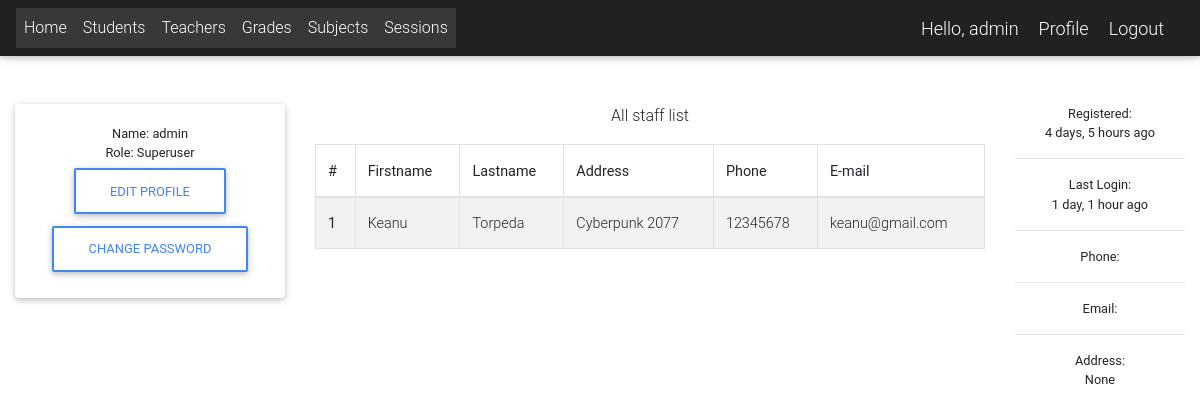
/profile/ (signed in), run on an earlier commit of the app's database.
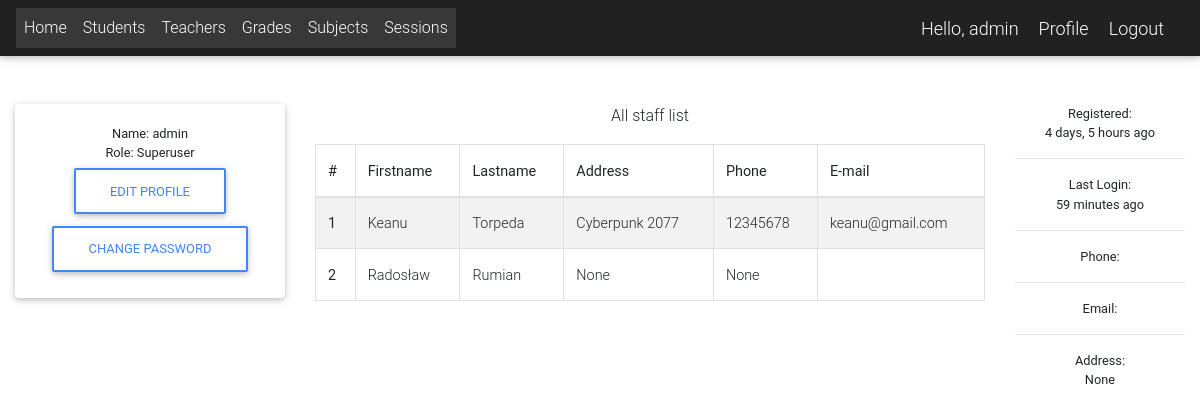
And on a later commit of the database.
### app/models.py (models this page shows, shortened)
class User(AbstractUser):
    is_student = models.BooleanField(default=False)
    is_teacher = models.BooleanField(default=False)
    is_director = models.BooleanField(default=False)
    phone = models.CharField(max_length=60, blank=True, null=True)
    address = models.CharField(max_length=60, blank=True, null=True)
    email = models.EmailField(blank=True, null=True)
    username_validator = ASCIIUsernameValidator()
    def get_full_name(self):
        full_name = self.username
        if self.first_name and self.last_name:
            full_name = self.last_name + " " + self.first_name
        return full_name

### app/decorators.py (the view)
    def wrapped_func(request, *args, **kwargs):
        request = is_logged_in(request)
        resp = func(request, *args, **kwargs)
        return resp

### app/utils.py (called while the page is built)
def is_logged_in(request):
    if request.user.is_authenticated:
        return request
    raise PermissionDenied

### app/views.py (called while the page is built)
@login_required
def profile(request):
    person = Adapter(request.user)
    return render(request, 'profile/profile2.html', {'person': person})

    def subjects(self):
        if self.__person.is_teacher:
            return Subject.objects.filter(teacher=self.__person.teacher)
        elif self.__person.is_student:
            return Subject.objects.filter(branch=self.__person.student.students_class).filter(
                year=self.__person.student.year)
        else:
            return User.objects.filter(is_teacher=True)

    def full_name(self):
        full_name = self.__person.username
        if self.__person.first_name and self.__person.last_name:
            full_name = self.__person.first_name + " " + self.__person.last_name
        return full_name

    def is_from_school(self):
        return self.__person.is_teacher or self.__person.is_student

### templates/profile/profile2.html (shortened to what this page needs)
{% extends 'Links.html' %}
{% load static %}
{% load humanize %}
{% block content %}
    <div class="container-fluid mt-5">
        <div class="row">
            <div class="col-md-3">
                <div class="card">
                    {% if user.is_superuser %}
                        <div class="card-body card-body-cascade text-center">
                            <small>Name: {{ person.full_name }}</small><br>
                            <small>Role: Superuser</small><br>
                            <a href="{% url 'edit_profile' %}" type="button" class="btn btn-outline-primary">Edit
                                profile</a>
                            <a href="{% url 'change_password' %}" type="button" class="btn btn-outline-primary">Change
                                password</a>
                        </div>
                    {% endif %}
                </div>
            </div>
            {% if user.is_superuser %}
                <div class="col-md-7 text-center">
                    <p>All staff list</p>
                    <div class="table-wrapper-scroll-y">
                        <table class="table table-bordered table-striped">
                            <thead>
                            <tr>
                                <th scope="col">#</th>
                                <th scope="col">Firstname</th>
                                <th scope="col">Lastname</th>
                                <th scope="col">Address</th>
                                <th scope="col">Phone</th>
                                <th scope="col">E-mail</th>
                            </tr>
                            </thead>
                            <tbody>
                            {% for staff in person.subjects %}
                                <tr>
                                    <th scope="row">{{ forloop.counter }}</th>
                                    <td>{{ staff.first_name }}</td>
                                    <td>{{ staff.last_name }}</td>
                                    <td>{{ staff.address }}</td>
                                    <td>{{ staff.phone }}</td>
                                    <td>{{ staff.email }}</td>
                                </tr>
                            {% endfor %}
                            </tbody>
                        </table>
                    </div>
                </div>
            {% endif %}
            <div class="col-md-2 text-center">
                <small> Registered:<br>
                    {{ user.date_joined|naturaltime }}
                </small>
                <hr/>
                <small> Last Login:<br>
                    {% if user.last_login == None %}
                        Never
                    {% else %}
                        {{ user.last_login|naturaltime }}
                    {% endif %}
                </small>
                <hr/>
                <small> Phone:<br>
                </small>
                <hr/>
                <small> Email:<br>
                </small>
                <hr/>
                <small> Address:<br>
                    {{ user.address }}
                </small>
            </div>
        </div>
    </div>
{% endblock %}

### templates/navbar.html (shortened to what this page needs)
{% load static %}
<nav class="navbar navbar-expand-lg navbar-dark bg-dark">
    <div class="collapse navbar-collapse" id="navbarNav">
        {% if request.user.is_authenticated %}
            <ul class="navbar-nav">
                <li class="nav-item active">
                    <a class="nav-link" href="{% url 'home' %}">Home</a>
                </li>
                <li class="nav-item active">
                    <a class="nav-link" href="{% url 'student_list' %}">Students</a>
                </li>
                <li class="nav-item active">
                    <a class="nav-link" href="{% url 'teacher_list' %}">Teachers</a>
                </li>
                <li class="nav-item active">
                    <a class="nav-link" href="{% url 'grades_list' %}">Grades</a>
                </li>
                <li class="nav-item active">
                    <a class="nav-link" href="{% url 'subject_list' %}">Subjects</a>
                    {% if  request.user.is_superuser or request.user.is_director %}
                        </li>
                        <li class="nav-item active">
                        <a class="nav-link" href="{% url 'session_list' %}">Sessions</a>
                    {% endif %}
            </ul>
            </div>
            <span class="greet">Hello, {{ request.user.get_full_name }}</span>
            <span><a class="greet" href="{% url 'profile' %}">Profile</a></span>
            <span><a class="greet" href="{% url 'logout' %}">Logout</a></span>
        {% endif %}
</nav>

What changed in the data, as far as the page shows it:
changed User "admin": last_login "1 day, 1 hour ago" → "59 minutes ago"
added User: first_name "Radosław", last_name "Rumian", address "None", phone "None"
